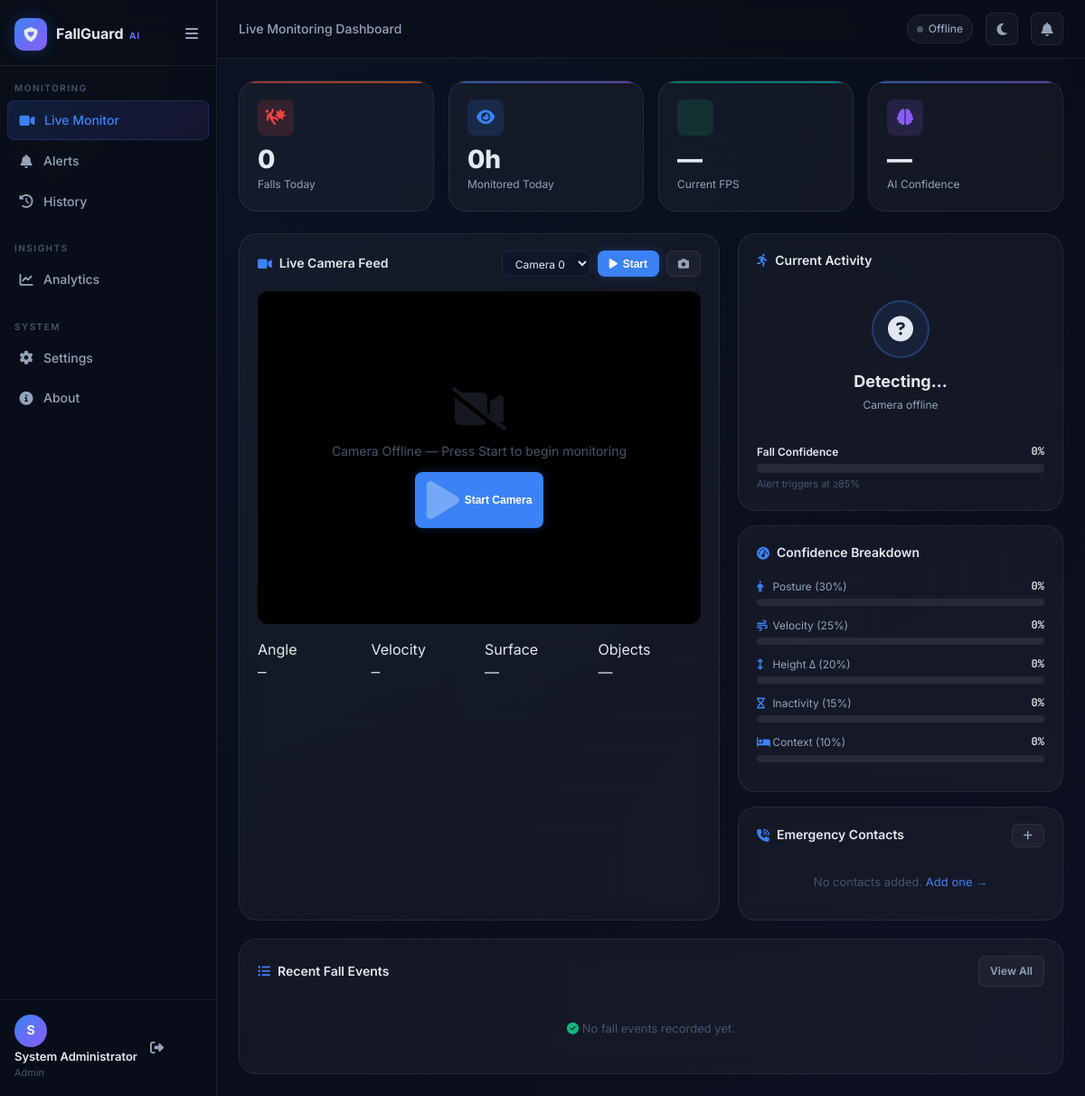
The page /monitor (signed in) on the database as committed earlier.
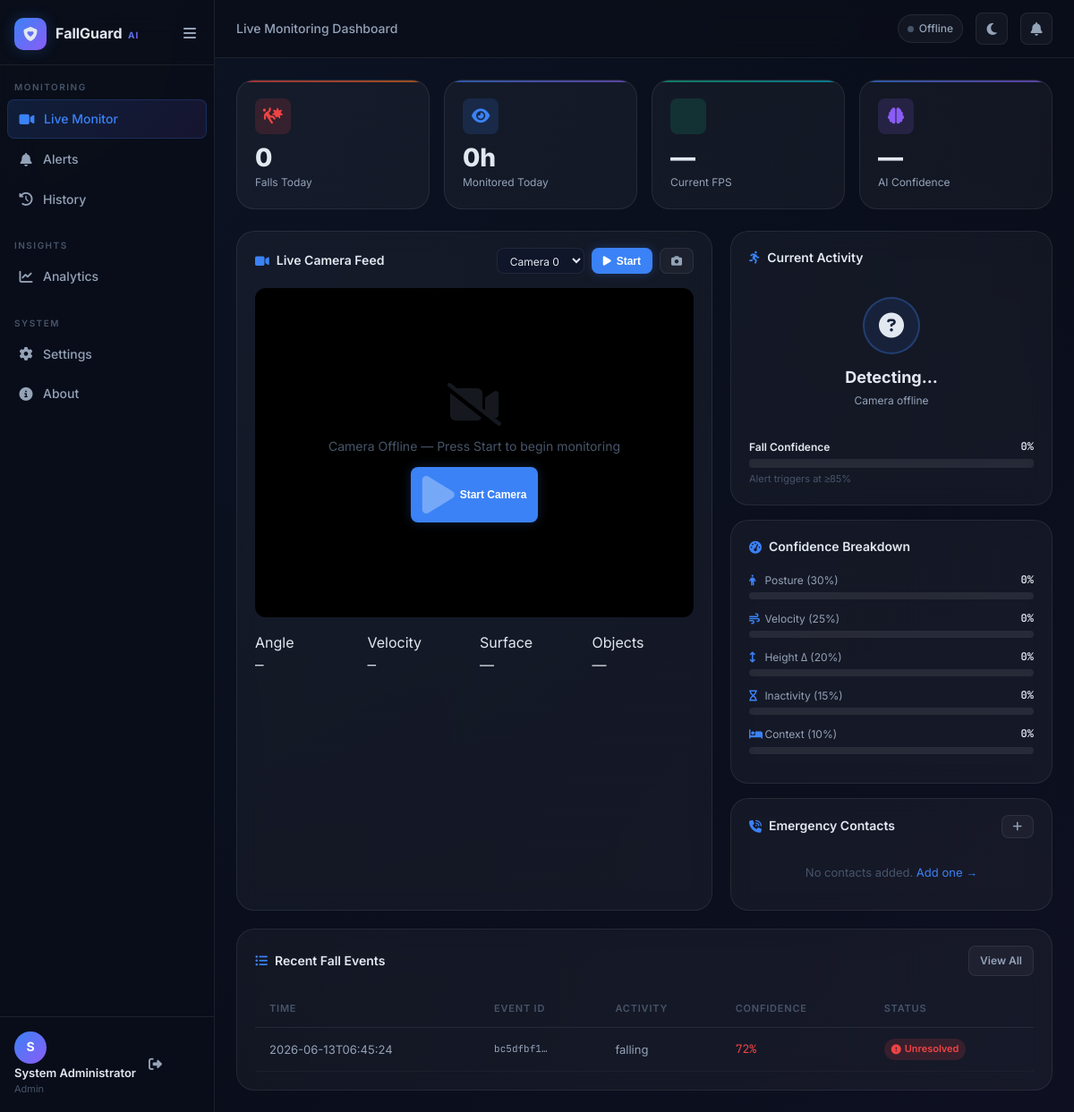
The same page on the database as committed later.
### app/models/event.py (models this page shows)
class Event(db.Model):
    __tablename__ = 'events'
    id = db.Column(db.Integer, primary_key=True)
    event_id = db.Column(db.String(36), unique=True, default=lambda: str(uuid.uuid4()))
    user_id = db.Column(db.Integer, db.ForeignKey('users.id'), nullable=True)
    event_type = db.Column(db.String(50), nullable=False)  # fall, sleeping, sitting, standing, etc.
    activity_label = db.Column(db.String(50), nullable=True)
    is_fall = db.Column(db.Boolean, default=False)
    confidence_total = db.Column(db.Float, default=0.0)
    confidence_posture = db.Column(db.Float, default=0.0)
    confidence_velocity = db.Column(db.Float, default=0.0)
    confidence_height = db.Column(db.Float, default=0.0)
    confidence_inactivity = db.Column(db.Float, default=0.0)
    confidence_context = db.Column(db.Float, default=0.0)
    detected_objects = db.Column(db.Text, nullable=True)  # JSON string
    body_angle = db.Column(db.Float, nullable=True)
    velocity = db.Column(db.Float, nullable=True)
    image_path = db.Column(db.String(255), nullable=True)
    timestamp = db.Column(db.DateTime, default=datetime.utcnow, index=True)
    resolved_at = db.Column(db.DateTime, nullable=True)
    is_resolved = db.Column(db.Boolean, default=False)
    alert = db.relationship('Alert', backref='event', uselist=False, lazy=True)
    def to_dict(self) -> dict:
        return {
            'id': self.id,
            'event_id': self.event_id,
            'event_type': self.event_type,
            'activity_label': self.activity_label,
            'is_fall': self.is_fall,
            'confidence_total': round(self.confidence_total, 3),
            'confidence_posture': round(self.confidence_posture, 3),
            'confidence_velocity': round(self.confidence_velocity, 3),
            'confidence_height': round(self.confidence_height, 3),
            'confidence_inactivity': round(self.confidence_inactivity, 3),
            'confidence_context': round(self.confidence_context, 3),
            'body_angle': self.body_angle,
            'velocity': self.velocity,
            'detected_objects': self.detected_objects,
            'image_path': self.image_path,
            'timestamp': self.timestamp.isoformat() if self.timestamp else None,
            'is_resolved': self.is_resolved
        }

### app/routes/dashboard.py (the view)
@dashboard_bp.route('/monitor')
@login_required
def monitor():
    contacts = EmergencyContact.query.filter_by(user_id=current_user.id).all()
    recent   = Event.query.filter_by(is_fall=True).order_by(Event.timestamp.desc()).limit(5).all()
    return render_template('pages/monitor.html',
                           contacts=[c.to_dict() for c in contacts],
                           recent_events=[e.to_dict() for e in recent])

### templates/pages/monitor.html (shortened to what the changed rows need)
{% extends "base.html" %}
{% block content %}
<div class="dashboard-grid">
  <div style="display:flex;flex-direction:column;gap:16px">
    <div class="card">
      <div class="card-body">
        {% set factors = [
          ('confPosture',    'Posture (30%)',    'fa-person'),
          ('confVelocity',   'Velocity (25%)',   'fa-wind'),
          ('confHeight',     'Height Δ (20%)',   'fa-arrows-up-down'),
          ('confInactivity', 'Inactivity (15%)', 'fa-hourglass'),
          ('confContext',    'Context (10%)',    'fa-bed')
        ] %}
        {% for id, label, icon in factors %}
        <div class="conf-row">
          <div class="conf-row-header">
            <span class="conf-row-label"><i class="fa-solid {{ icon }}" style="width:14px;color:var(--accent)"></i> {{ label }}</span>
            <span class="conf-row-value" id="{{ id }}Val">0%</span>
          </div>
          <div class="conf-track">
          </div>
        </div>
        {% endfor %}
      </div>
    </div>
  </div>
  <div class="card span-full">
    <div class="card-body">
      {% if recent_events %}
      <div class="table-wrap">
        <table>
          <thead>
            <tr><th>Time</th><th>Event ID</th><th>Activity</th><th>Confidence</th><th>Status</th></tr>
          </thead>
          <tbody>
            {% for e in recent_events %}
            <tr>
              <td>{{ e.timestamp[:19] if e.timestamp else '—' }}</td>
              <td class="font-mono" style="font-size:11px">{{ e.event_id[:8] }}…</td>
              <td>{{ e.activity_label or '—' }}</td>
              <td><span class="text-danger font-mono">{{ (e.confidence_total * 100)|int }}%</span></td>
              <td>
                {% if e.is_resolved %}
                  <span class="badge badge-success"><i class="fa-solid fa-check"></i> Resolved</span>
                {% else %}
                  <span class="badge badge-danger"><i class="fa-solid fa-circle-exclamation"></i> Unresolved</span>
                {% endif %}
              </td>
            </tr>
            {% endfor %}
          </tbody>
        </table>
      </div>
      {% else %}
        <div id="recentEventsList" style="display:flex;flex-direction:column;gap:8px">
          <p style="font-size:13px;color:var(--text-muted);text-align:center;padding:20px 0">
            <i class="fa-solid fa-check-circle" style="color:var(--success)"></i> No fall events recorded yet.
          </p>
        </div>
      {% endif %}
    </div>
  </div>
</div>
{% endblock %}

Rows that differ between the two databases and show on the page:
added Event: timestamp "2026-06-13T06:45:24", event_id "bc5dfbf1", activity_label "falling", confidence_total "72"
Other text that changed with them:
text no longer shown: "No fall events recorded yet."
text now shown: "TIME EVENT ID ACTIVITY CONFIDENCE STATUS"
